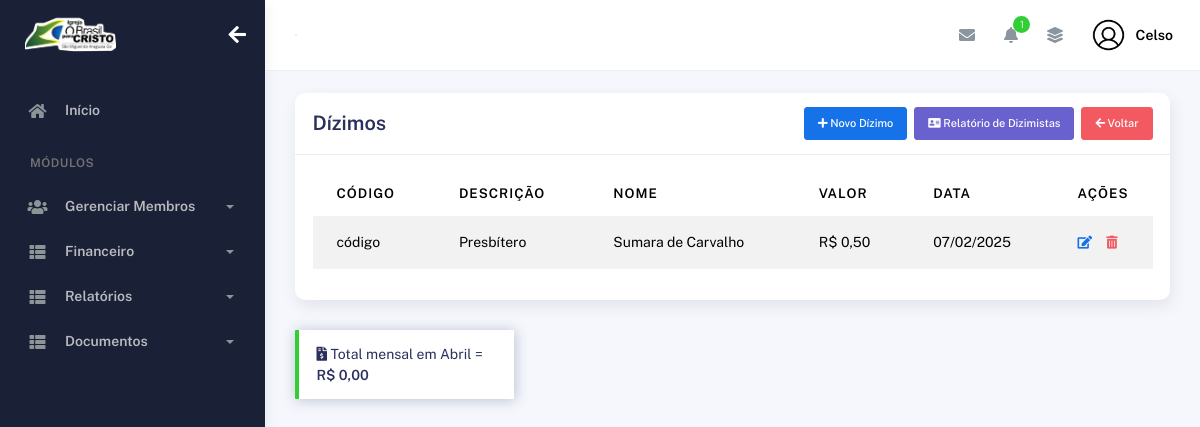
/dizimos/ (signed in), run on an earlier commit of the app's database.
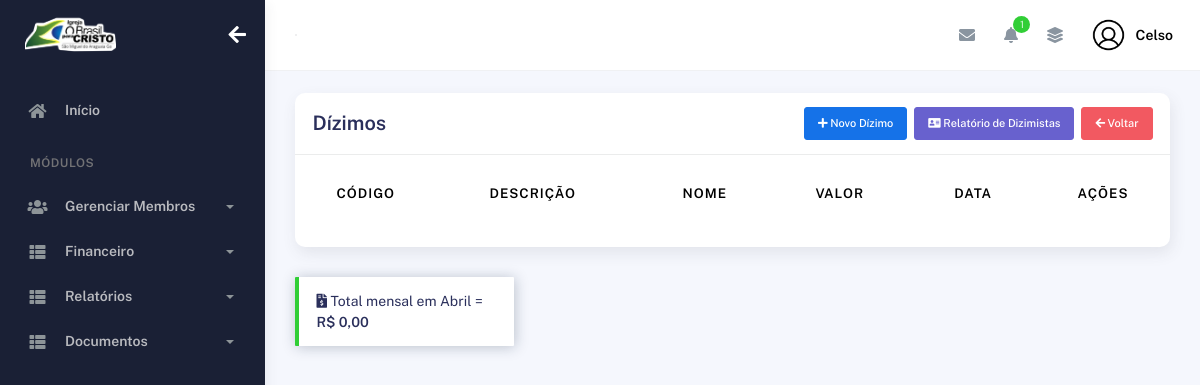
And on a later commit of the database.
### plataformadizimos/models.py (models this page shows, shortened)
class Dizimos(models.Model):
    membro = models.ForeignKey(Membros, on_delete=models.CASCADE)
    valor = models.DecimalField(max_digits=10, decimal_places=2)
    data_dizimo = models.DateField(auto_now_add=True)  # Data do dízimo (preenchida automaticamente)

### plataformaigreja/models.py (models this page shows, shortened)
class Membros(models.Model):
    choices_sexo = (('F', 'Feminino'),
                    ('M', 'Masculino'))
    choices_cargo = (('A', 'Auxiliar'),
                     ('C', 'Congregado'),
                     ('Cr', 'Crianças'),
                     ('Da', 'Diaconisa'),
                     ('D', 'Diácono'),
                     ('E', 'Evangelista'),
                     ('J', 'Jovem'),
                     ('Mb', 'Membro'),
                     ('Mi', 'Missionário(a)'),
                     ('Pr', 'Pastor'),
                     ('P', 'Presbítero'))
    nome = models.CharField(max_length=50)
    sexo = models.CharField(max_length=1, choices=choices_sexo)
    cpf = models.CharField(max_length=20, blank=True, null=True)
    email = models.EmailField(blank=True, null=True)
    telefone = models.CharField(max_length=19, blank=True, null=True)
    endereco = models.CharField(max_length=100, blank=True, null=True)
    foto = models.ImageField(upload_to="img_membros", null=True, blank=True)
    data_nascimento = models.DateField(null=True, blank=True)
    data_batismo = models.DateField(null=True, blank=True)
    cargo = models.CharField(max_length=2, choices=choices_cargo)
    pastor = models.ForeignKey(
        User,
        on_delete=models.CASCADE
    )

### plataformadizimos/views.py (the view, shortened to what this page needs)
# urls.py: path('dizimos/', views.dizimos, name='dizimos'),
@login_required(login_url='/usuarios/login')
def dizimos(request):
    data_atual = datetime.now()
    mes_atual = data_atual.month
    ano_atual = data_atual.year
    dizimos = Dizimos.objects.filter(membro__pastor=request.user).order_by("-data_dizimo")
    total_dizimos = Dizimos.objects.filter(
        membro__pastor=request.user,
        data_dizimo__month=mes_atual,
        data_dizimo__year=ano_atual
    ).aggregate(Sum('valor'))['valor__sum'] or 0
    membros = Membros.objects.filter(pastor=request.user)
    return render(request, "dizimos.html", {
        "membros": membros,
        "dizimos": dizimos,
        "total_dizimos": total_dizimos,
        "data_atual": data_atual,
    })

### igreja/context_processors.py (called while the page is built)
def logo_igreja(request):
    if request.user.is_authenticated:
        igreja = Igreja.objects.filter(pastor=request.user).first()
        return {"logo_igreja": igreja.logo.url if igreja and igreja.logo else None}
    return {"logo_igreja": None}

### plataformaigreja/context_processors.py (called while the page is built)
def total_membros_context(request):
    if request.user.is_authenticated:
        total_membros = Membros.objects.filter(pastor=request.user).count()
    else:
        total_membros = 0
    return {
        'total_membros': total_membros
    }

### plataformadizimos/templates/dizimos.html (shortened to what the changed rows need)
{% extends "bases/base_plataformaigreja.html" %}
{% load static %}
{% block 'conteudo' %}
<div class="col-md-12">
  <div class="card">
        <div class="card-body">
            <div class="table-responsive">
              <table id="add-row" class="display table table-striped table-hover">
                <thead>
                  <tr>
                    <th>CÓDIGO</th>
                    <th>DESCRIÇÃO</th>
                    <th>NOME</th>
                    <th>VALOR</th>
                    <th>DATA</th>
                    <th style="width: 10%">Ações</th>
                  </tr>
                </thead>
                <tbody>
                  {% for dizimo in dizimos %}
                    <tr>
                      <td>código</td>
                      <td>
                        {% if dizimo.membro.cargo == "Mb" %}
                          Membro
                        {% elif dizimo.membro.cargo == "A" %}
                          Auxiliar
                        {% elif dizimo.membro.cargo == "C" %}
                          Congregado
                        {% elif dizimo.membro.cargo == "Cr" %}
                          Crianças
                        {% elif dizimo.membro.cargo == "Da" %}
                          Diaconisa
                        {% elif dizimo.membro.cargo == "D" %}
                          Diácono
                        {% elif dizimo.membro.cargo == "E" %}
                          Evangelista
                        {% elif dizimo.membro.cargo == "J" %}
                          Jovem
                        {% elif dizimo.membro.cargo == "Mi" %}
                          Missionário(a)
                        {% elif dizimo.membro.cargo == "Pr" %}
                          Pastor
                        {% elif dizimo.membro.cargo == "P" %}
                          Presbítero
                        {% endif %}
                      </td>
                      <td>{{ dizimo.membro.nome }}</td>
                      <td>R$ {{ dizimo.valor }}</td>
                      <td>{{ dizimo.data_dizimo|date:"d/m/Y" }}</td>
                      <td>
                        <div class="form-button-action">
                          <form action="" method="POST" style="display:inline;">
                            <a href="{% url 'editar_dizimo' dizimo.id %}">
                            <button
                              type="button"
                              title="Editar"
                              class="dropdown-item"
                              data-original-title="Edit Task"
                            >
                            <i class="fa fa-edit"></i>
                            </button>
                          </a>
                        </form>
                        <form action="{% url 'excluir_dizimo' dizimo.id %}" method="POST" style="display:inline;">
                          <button
                            type="submit"
                            title="Excluir"
                            class="dropdown-item ms-3 text-danger"
                            onclick="return confirm('Tem certeza que deseja excluir este dízimo?')">
                            <i class="fas fa-trash-alt"></i>
                          </button>
                        </form>
                        </div>
                      </td>
                    </tr>
                          {% endfor %}
                        </tbody>
                      </table>
                    </div>
                  </div>
                </div>
              </div>
            </div>
          </div>
      </div>
{% endblock %}

What changed in the data, as far as the page shows it:
removed Dizimos: shows "Presbítero", membro.nome "Sumara de Carvalho", valor "0,50", data_dizimo "07/02/2025"
